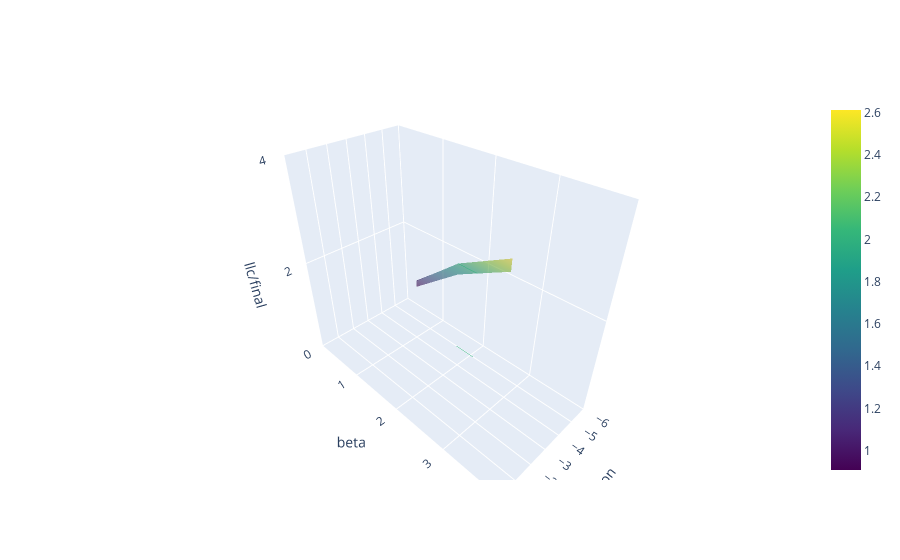

The cell this chart's notebook holds for it:
### Code cell
import plotly.graph_objects as go
import pandas as pd
df = pd.DataFrame(all_sweep_stats)
# 3d contour plot
df["llc/final"] = df["llc/trace"].apply(lambda x: x[:, -10].mean())
# Log scale
df["llc/log_final"] = df["llc/final"].apply(lambda x: np.log10(x))
df["log_epsilon"] = df["epsilon"].apply(lambda x: np.log10(x))
df["log_beta"] = df["beta"].apply(lambda x: np.log10(x))

fig = go.Figure(data=[go.Surface(
    x=df["log_epsilon"],
    y=df["log_beta"],
    z=df["llc/log_final"].values.reshape(len(beta_range), len(epsilon_range)).T,
    colorscale='Viridis',
    opacity=0.6,
    contours=dict(z=dict(show=True, usecolormap=True, highlightcolor="limegreen", project=dict(z=True)))
)])
fig.update_layout(scene = dict(
                    xaxis_title='epsilon',
                    yaxis_title='beta',
                    zaxis_title='llc/final',    
                    xaxis = dict(nticks=8, range=[-6,0],),
                    yaxis = dict(nticks=8, range=[0,4],),
                    zaxis = dict(nticks=4, range=[0,4],),
                    ))

fig.show()

### Figure 1 — Plotly figure (JSON) as saved in the notebook; plotly's stock layout.template omitted (floating-point values rounded to 4 significant figures)
{"data": [{"colorscale": [[0, "#440154"], [0.1111, "#482878"], [0.2222, "#3e4989"], [0.3333, "#31688e"], [0.4444, "#26828e"], [0.5556, "#1f9e89"], [0.6667, "#35b779"], [0.7778, "#6ece58"], [0.8889, "#b5de2b"], [1, "#fde725"]], "contours": {"z": {"highlightcolor": "limegreen", "project": {"z": true}, "show": true, "usecolormap": true}}, "opacity": 0.6, "type": "surface", "x": [-5, -5, -5, -4, -4, -4, -3, -3, -3], "y": [0.6643, 1.664, 2.664, 0.6643, 1.664, 2.664, 0.6643, 1.664, 2.664], "z": [[0.9079, 1.067, 1.057], [1.762, 1.987, 2.0], [2.36, 2.489, 2.612]]}], "layout": {"scene": {"xaxis": {"nticks": 8, "range": [-6, 0], "title": {"text": "epsilon"}}, "yaxis": {"nticks": 8, "range": [0, 4], "title": {"text": "beta"}}, "zaxis": {"nticks": 4, "range": [0, 4], "title": {"text": "llc/final"}}}}}
